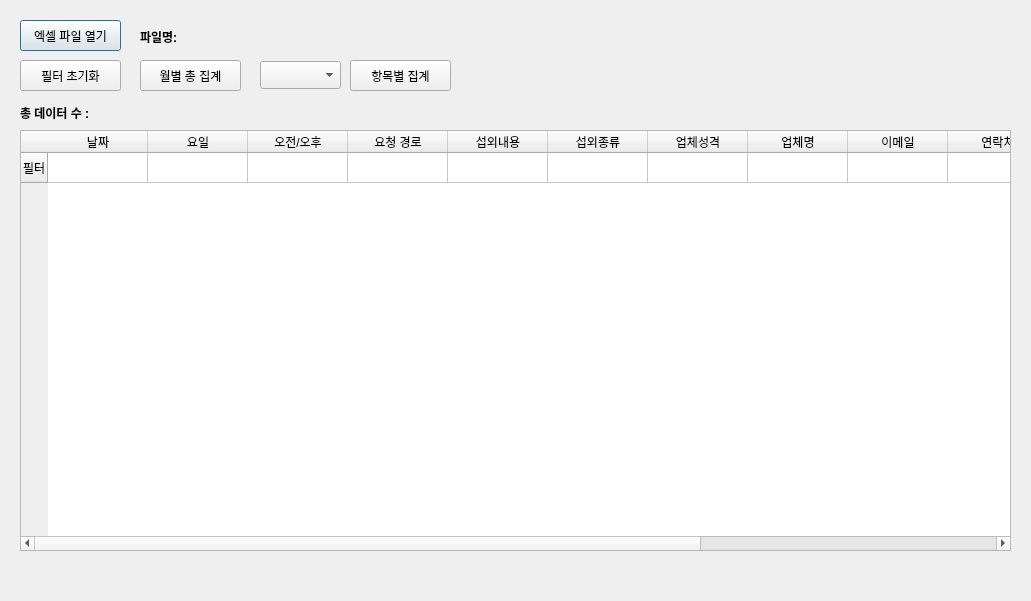
<?xml version="1.0" encoding="UTF-8"?>
<ui version="4.0">
 <class>Dialog</class>
 <widget class="QDialog" name="Dialog">
  <property name="geometry">
   <rect>
    <x>0</x>
    <y>0</y>
    <width>1031</width>
    <height>601</height>
   </rect>
  </property>
  <property name="windowTitle">
   <string>Order 통계</string>
  </property>
  <widget class="QPushButton" name="btn_file">
   <property name="geometry">
    <rect>
     <x>20</x>
     <y>20</y>
     <width>101</width>
     <height>31</height>
    </rect>
   </property>
   <property name="cursor">
    <cursorShape>PointingHandCursor</cursorShape>
   </property>
   <property name="text">
    <string>엑셀 파일 열기</string>
   </property>
  </widget>
  <widget class="QLabel" name="label">
   <property name="geometry">
    <rect>
     <x>140</x>
     <y>28</y>
     <width>51</width>
     <height>16</height>
    </rect>
   </property>
   <property name="text">
    <string>&lt;html&gt;&lt;head/&gt;&lt;body&gt;&lt;p&gt;&lt;span style=&quot; font-weight:600;&quot;&gt;파일명: &lt;/span&gt;&lt;/p&gt;&lt;/body&gt;&lt;/html&gt;</string>
   </property>
  </widget>
  <widget class="QTableWidget" name="tableWidget">
   <property name="geometry">
    <rect>
     <x>20</x>
     <y>130</y>
     <width>991</width>
     <height>421</height>
    </rect>
   </property>
   <property name="editTriggers">
    <set>QAbstractItemView::NoEditTriggers</set>
   </property>
   <row>
    <property name="text">
     <string>필터</string>
    </property>
   </row>
   <column>
    <property name="text">
     <string>날짜</string>
    </property>
   </column>
   <column>
    <property name="text">
     <string>요일</string>
    </property>
   </column>
   <column>
    <property name="text">
     <string>오전/오후</string>
    </property>
   </column>
   <column>
    <property name="text">
     <string>요청 경로</string>
    </property>
   </column>
   <column>
    <property name="text">
     <string>섭외내용</string>
    </property>
   </column>
   <column>
    <property name="text">
     <string>섭외종류</string>
    </property>
   </column>
   <column>
    <property name="text">
     <string>업체성격</string>
    </property>
   </column>
   <column>
    <property name="text">
     <string>업체명</string>
    </property>
   </column>
   <column>
    <property name="text">
     <string>이메일</string>
    </property>
   </column>
   <column>
    <property name="text">
     <string>연락처</string>
    </property>
   </column>
   <column>
    <property name="text">
     <string>진행여부</string>
    </property>
   </column>
   <column>
    <property name="text">
     <string>진행완료</string>
    </property>
   </column>
   <column>
    <property name="text">
     <string>비고</string>
    </property>
   </column>
  </widget>
  <widget class="QLabel" name="label_fileName">
   <property name="geometry">
    <rect>
     <x>200</x>
     <y>27</y>
     <width>301</width>
     <height>16</height>
    </rect>
   </property>
   <property name="text">
    <string/>
   </property>
  </widget>
  <widget class="QPushButton" name="btn_init">
   <property name="geometry">
    <rect>
     <x>20</x>
     <y>60</y>
     <width>101</width>
     <height>31</height>
    </rect>
   </property>
   <property name="cursor">
    <cursorShape>PointingHandCursor</cursorShape>
   </property>
   <property name="text">
    <string>필터 초기화</string>
   </property>
  </widget>
  <widget class="QPushButton" name="btn_monthly_report">
   <property name="geometry">
    <rect>
     <x>140</x>
     <y>60</y>
     <width>101</width>
     <height>31</height>
    </rect>
   </property>
   <property name="cursor">
    <cursorShape>PointingHandCursor</cursorShape>
   </property>
   <property name="text">
    <string>월별 총 집계</string>
   </property>
  </widget>
  <widget class="QLabel" name="label_total_count">
   <property name="geometry">
    <rect>
     <x>20</x>
     <y>104</y>
     <width>91</width>
     <height>16</height>
    </rect>
   </property>
   <property name="text">
    <string>&lt;html&gt;&lt;head/&gt;&lt;body&gt;&lt;p&gt;&lt;span style=&quot; font-weight:600;&quot;&gt;총 데이터 수 : &lt;/span&gt;&lt;/p&gt;&lt;/body&gt;&lt;/html&gt;</string>
   </property>
  </widget>
  <widget class="QComboBox" name="comboBox_cols">
   <property name="geometry">
    <rect>
     <x>260</x>
     <y>61</y>
     <width>81</width>
     <height>28</height>
    </rect>
   </property>
  </widget>
  <widget class="QPushButton" name="btn_monthly_item_report">
   <property name="geometry">
    <rect>
     <x>350</x>
     <y>60</y>
     <width>101</width>
     <height>31</height>
    </rect>
   </property>
   <property name="cursor">
    <cursorShape>PointingHandCursor</cursorShape>
   </property>
   <property name="text">
    <string>항목별 집계</string>
   </property>
  </widget>
 </widget>
 <resources/>
 <connections/>
</ui>
